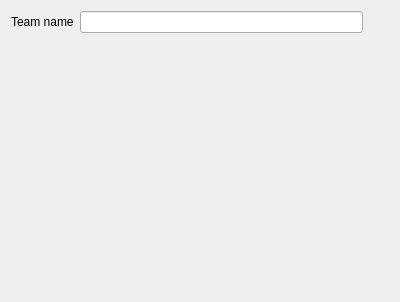
<?xml version="1.0" encoding="UTF-8"?>
<ui version="4.0">
 <class>WindowEditTeam</class>
 <widget class="QWidget" name="WindowEditTeam">
  <property name="geometry">
   <rect>
    <x>0</x>
    <y>0</y>
    <width>400</width>
    <height>302</height>
   </rect>
  </property>
  <property name="windowTitle">
   <string>Form</string>
  </property>
  <layout class="QHBoxLayout" name="horizontalLayout">
   <item>
    <layout class="QGridLayout" name="gridLayout">
     <item row="0" column="3">
      <widget class="QLineEdit" name="lineTeamNameEdit"/>
     </item>
     <item row="0" column="0">
      <widget class="QLabel" name="label">
       <property name="text">
        <string>Team name</string>
       </property>
      </widget>
     </item>
     <item row="1" column="3">
      <spacer name="verticalSpacer">
       <property name="orientation">
        <enum>Qt::Vertical</enum>
       </property>
       <property name="sizeHint" stdset="0">
        <size>
         <width>20</width>
         <height>40</height>
        </size>
       </property>
      </spacer>
     </item>
     <item row="0" column="5">
      <widget class="QLabel" name="NameBad">
       <property name="maximumSize">
        <size>
         <width>20</width>
         <height>20</height>
        </size>
       </property>
       <property name="text">
        <string/>
       </property>
       <property name="pixmap">
        <pixmap resource="resources.qrc">:/images/images/text_bad.png</pixmap>
       </property>
       <property name="scaledContents">
        <bool>true</bool>
       </property>
      </widget>
     </item>
     <item row="0" column="4">
      <widget class="QLabel" name="NameOK">
       <property name="maximumSize">
        <size>
         <width>20</width>
         <height>20</height>
        </size>
       </property>
       <property name="text">
        <string/>
       </property>
       <property name="pixmap">
        <pixmap resource="resources.qrc">:/images/images/text_ok.png</pixmap>
       </property>
       <property name="scaledContents">
        <bool>true</bool>
       </property>
      </widget>
     </item>
    </layout>
   </item>
  </layout>
 </widget>
 <resources>
  <include location="resources.qrc"/>
 </resources>
 <connections/>
</ui>
